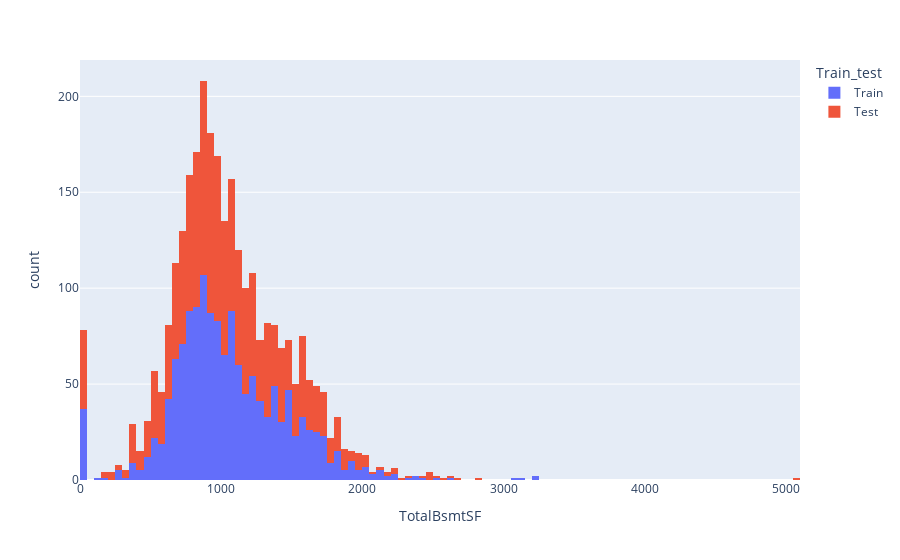

Notebook cell for this chart:
### Markdown cell above
<a> </a>

### TotalBsmtSF

### Code cell
px.histogram(df, x="TotalBsmtSF", color="Train_test")

### Figure 1 — Plotly figure (JSON) as saved in the notebook; plotly's stock layout.template omitted (floating-point values rounded to 4 significant figures; data arrays with more than 128 entries replaced by an {"elided": "..."} marker saying what was removed)
{"data": [{"alignmentgroup": "True", "bingroup": "x", "hovertemplate": "Train_test=Train<br>TotalBsmtSF=%{x}<br>count=%{y}<extra></extra>", "legendgroup": "Train", "marker": {"color": "#636efa", "pattern": {"shape": ""}}, "name": "Train", "offsetgroup": "Train", "orientation": "v", "showlegend": true, "type": "histogram", "x": {"elided": "1459 int values"}, "xaxis": "x", "yaxis": "y"}, {"alignmentgroup": "True", "bingroup": "x", "hovertemplate": "Train_test=Test<br>TotalBsmtSF=%{x}<br>count=%{y}<extra></extra>", "legendgroup": "Test", "marker": {"color": "#EF553B", "pattern": {"shape": ""}}, "name": "Test", "offsetgroup": "Test", "orientation": "v", "showlegend": true, "type": "histogram", "x": {"elided": "1459 int values"}, "xaxis": "x", "yaxis": "y"}], "layout": {"barmode": "relative", "legend": {"title": {"text": "Train_test"}, "tracegroupgap": 0}, "margin": {"t": 60}, "xaxis": {"anchor": "y", "domain": [0, 1], "title": {"text": "TotalBsmtSF"}}, "yaxis": {"anchor": "x", "domain": [0, 1], "title": {"text": "count"}}}}
